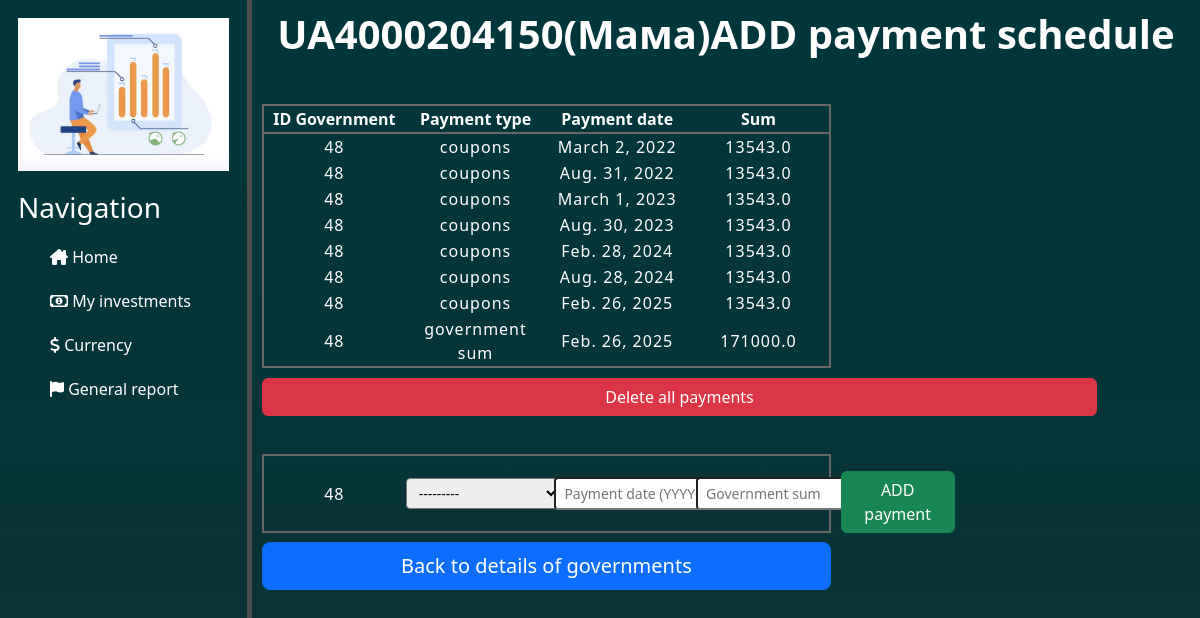
/governments/add_schedule/48/, run on an earlier commit of the app's database.
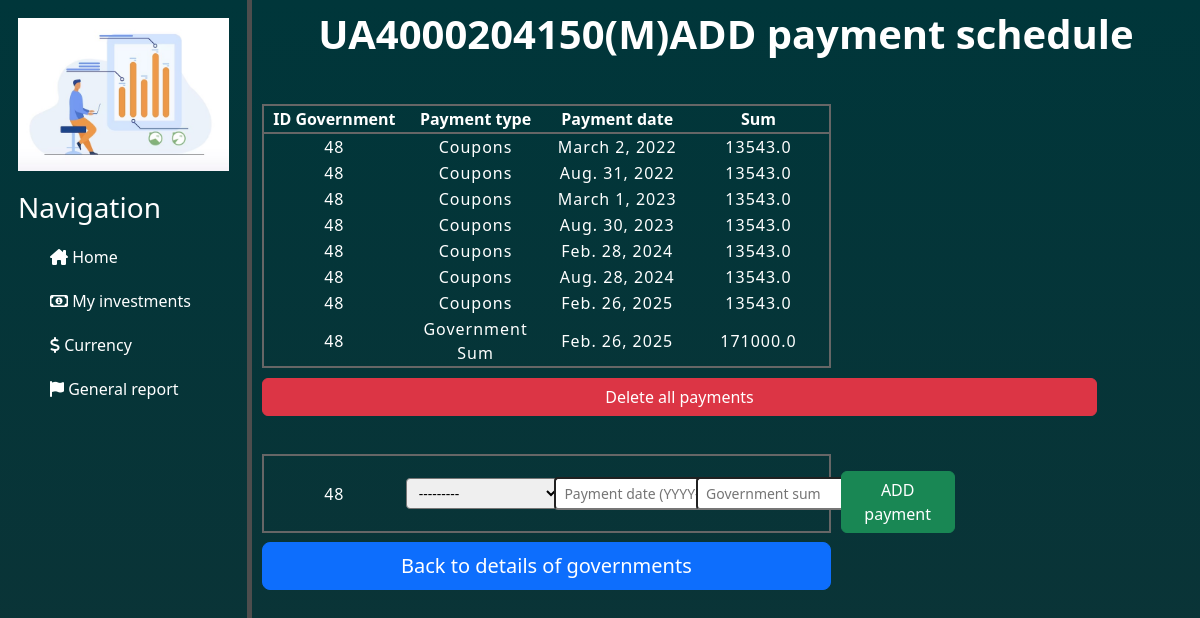
And on a later commit of the database.
### governments/models.py (models this page shows)
class Governments(BaseTableForProducts):
    class Meta:
        db_table = 'governments'
    type_gv = models.CharField(null=False, max_length=3, blank=False, choices=select_type_gv)    # Тип ОВДП = YTM/SIM
    coupons = models.IntegerField()               # Кількість придбаних купонів
    coupons_nominal_cost = models.FloatField()    # Номінальна вартість купона
    coupons_current_cost = models.FloatField()    # Фактична(по якій придбав) купон
    bonds_repayment_nominal = models.FloatField() # Загальна виплата по ОВДП згідно номіналу (купони + %)
    bonds_expenses = models.FloatField()          # Витрати на обслуговування ОВДП

class PaymentSchedule(models.Model):
    class Meta:
        db_table = 'payments_schedule'
    payment_type = models.CharField(null=False, max_length=30, blank=False, choices=select_type_payment)
    payment_date = models.DateField()  # Дата виплати
    payment_sum = models.FloatField()  # Сума виплати
    government = models.ForeignKey(Governments, on_delete=models.CASCADE, related_name='payments_schedule')

### governments/views.py (the view, shortened to what this page needs)
# urls.py: path('add_schedule/<int:government_id>/', views.add_schedule, name='add_schedule'),
def add_schedule(request, government_id):
    data_payment_schedule = PaymentSchedule.objects.filter(government_id=government_id)
    government = Governments.objects.get(id=government_id)
    form = AddPaymentSchedule()
    data = {
        'form': form,
        'government': government,
        'data_payment_schedule': data_payment_schedule,
    }
    return render(request, 'governments/add_schedule.html', data)

### governments/forms.py
class AddPaymentSchedule(ModelForm):
    class Meta:
        model = PaymentSchedule
        fields = ['payment_type', 'payment_date', 'payment_sum']
        widgets = {
            "payment_type": Select(choices=select_type_payment, attrs={
                'class': 'form-control-sm',
                'placeholder': 'Enter your choice'
            }),
            "payment_date": DateInput(attrs={
                    'class': 'form-control-sm',          # Стиль від bootstrap
                    'placeholder': 'Payment date (YYYY-MM-DD)'
                }),
            "payment_sum": TextInput(attrs={
                'class': 'form-control-sm',  # Стиль від bootstrap
                'placeholder': 'Government sum'
            }),
    }

### governments/templates/governments/add_schedule.html (shortened to what this page needs)
{% extends 'main/layout.html' %}
{% block content %}
    <div class="content_add_schedule">
        <div class="title">
            <h1><b> {{ government.name }}ADD payment schedule </b></h1>
        </div>
        <div>
            {% if data_payment_schedule %}
                <table class="table_add_schedule">
                    <tr>
                        <th scope="col"> ID Government </th>
                        <th scope="col"> Payment type </th>
                        <th scope="col"> Payment date</th>
                        <th> Sum </th>
                    </tr>
                    {% for element in data_payment_schedule %}
                        <tr>
                            <td>{{ government.id }} </td>
                            <td>{{ element.payment_type }}</td>
                            <td>{{ element.payment_date }}</td>
                            <td>{{ element.payment_sum }} </td>
                        </tr>
                    {% endfor %}
                </table>
                <div class="block_delete_governments_buttons">
                    <button type="button" class="btn btn-danger btn-delete-payments_schedule" onclick="showOutputArchiveGovernments()"> Delete all payments </button>
                </div>
            {% else %}
                <div class="block_empty_payment_scgedule">
                    <h5> List is empty. Please enter payment TYPE , DATE and SUM of governments </h5>
                </div>
            {% endif %}
            <form method="post" class="form_add_payment_schedule" name="add_payment_schedule">
                <table class="table_add_schedule">
                    <tr>
                        <td> {{ government.id }}</td>
                        <td> {{ form.payment_type }} </td>
                        <td> {{ form.payment_date }} </td>
                        <td> {{ form.payment_sum }} </td>
                    </tr>
                </table>
                <button type="submit" name="submit_btn" class="btn btn-success btn-save-schedule"> ADD payment </button>
            </form>
                <div class="div_buttons_add_schedule">
                    <button type="submit" name="submit_and_redirect" class="btn btn-primary btn-lg btn-schedule-back-details"
                        onclick="window.location.href ='{% url 'government_details' government_id=government.id %}'">
                        Back to details of governments
                    </button>
                </div>
        </div>
    </div>
{% endblock %}

What changed in the data, as far as the page shows it:
changed Governments id 48: name "UA4000204150(Мама)" → "UA4000204150(М)"
changed PaymentSchedule "March 2, 2022": payment_type "coupons" → "Coupons"
changed PaymentSchedule "Aug. 31, 2022": payment_type "coupons" → "Coupons"
changed PaymentSchedule "March 1, 2023": payment_type "coupons" → "Coupons"
changed PaymentSchedule "Aug. 30, 2023": payment_type "coupons" → "Coupons"
changed PaymentSchedule "Feb. 28, 2024": payment_type "coupons" → "Coupons"
changed PaymentSchedule "Aug. 28, 2024": payment_type "coupons" → "Coupons"
changed PaymentSchedule (number 7 of 8 on the later page): payment_type "coupons" → "Coupons"
changed PaymentSchedule: payment_type "government sum" → "Government Sum"
